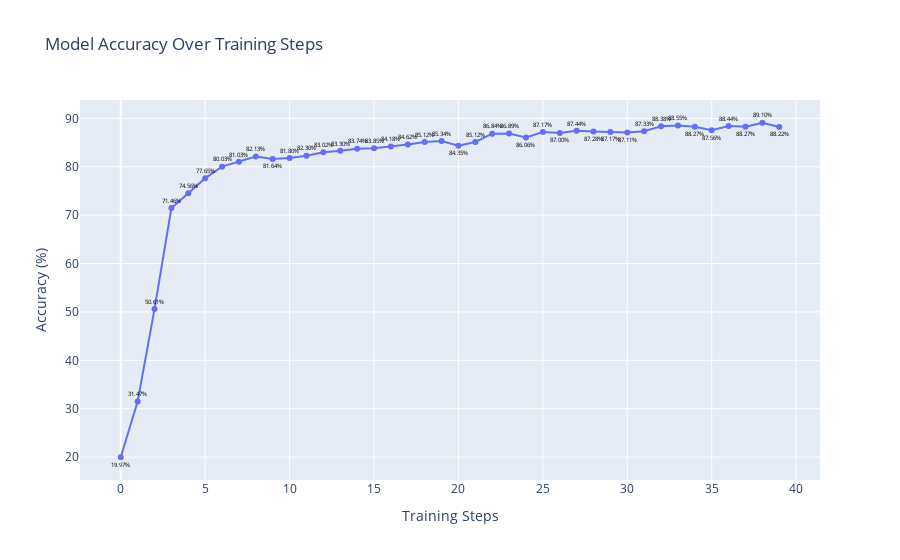

The code cell stored with this chart in its notebook:
### Code cell
import plotly.graph_objects as go

# Create a new figure object
fig = go.Figure()

# Add a line plot for accuracy with markers
fig.add_traces(go.Scatter(
    x=list(range(len(accuracy))), 
    y=accuracy, 
    name='Accuracy', 
    mode='lines+markers'
))

# Set the layout of the figure with titles for axes and the plot
fig.update_layout(
    title='Model Accuracy Over Training Steps',
    xaxis_title='Training Steps',
    yaxis_title='Accuracy (%)'
)

# Annotate each point with its percentage value and adjust position based on change
for i, value in enumerate(accuracy):
    # Calculate change direction for annotation positioning
    offset = 1.5 if i > 0 and value > accuracy[i-1] else -1.5
    # Add annotations at each point
    fig.add_annotation(
        y=value + offset, 
        x=i, 
        text=f'{value:.2f}%', 
        showarrow=False, 
        font=dict(color='black', size=6)
    )

# Display the figure
fig.show()

### Figure 1 — Plotly figure (JSON) as saved in the notebook; plotly's stock layout.template omitted (floating-point values rounded to 4 significant figures)
{"data": [{"mode": "lines+markers", "name": "Accuracy", "type": "scatter", "x": [0, 1, 2, 3, 4, 5, 6, 7, 8, 9, 10, 11, 12, 13, 14, 15, 16, 17, 18, 19, 20, 21, 22, 23, 24, 25, 26, 27, 28, 29, 30, 31, 32, 33, 34, 35, 36, 37, 38, 39], "y": [19.97, 31.47, 50.61, 71.46, 74.56, 77.65, 80.03, 81.03, 82.13, 81.64, 81.8, 82.3, 83.02, 83.3, 83.74, 83.85, 84.18, 84.62, 85.12, 85.34, 84.35, 85.12, 86.84, 86.89, 86.06, 87.17, 87.0, 87.44, 87.28, 87.17, 87.11, 87.33, 88.38, 88.55, 88.27, 87.56, 88.44, 88.27, 89.1, 88.22]}], "layout": {"annotations": [{"font": {"color": "black", "size": 6}, "showarrow": false, "text": "19.97%", "x": 0, "y": 18.47}, {"font": {"color": "black", "size": 6}, "showarrow": false, "text": "31.47%", "x": 1, "y": 32.97}, {"font": {"color": "black", "size": 6}, "showarrow": false, "text": "50.61%", "x": 2, "y": 52.11}, {"font": {"color": "black", "size": 6}, "showarrow": false, "text": "71.46%", "x": 3, "y": 72.96}, {"font": {"color": "black", "size": 6}, "showarrow": false, "text": "74.56%", "x": 4, "y": 76.06}, {"font": {"color": "black", "size": 6}, "showarrow": false, "text": "77.65%", "x": 5, "y": 79.15}, {"font": {"color": "black", "size": 6}, "showarrow": false, "text": "80.03%", "x": 6, "y": 81.53}, {"font": {"color": "black", "size": 6}, "showarrow": false, "text": "81.03%", "x": 7, "y": 82.53}, {"font": {"color": "black", "size": 6}, "showarrow": false, "text": "82.13%", "x": 8, "y": 83.63}, {"font": {"color": "black", "size": 6}, "showarrow": false, "text": "81.64%", "x": 9, "y": 80.14}, {"font": {"color": "black", "size": 6}, "showarrow": false, "text": "81.80%", "x": 10, "y": 83.3}, {"font": {"color": "black", "size": 6}, "showarrow": false, "text": "82.30%", "x": 11, "y": 83.8}, {"font": {"color": "black", "size": 6}, "showarrow": false, "text": "83.02%", "x": 12, "y": 84.52}, {"font": {"color": "black", "size": 6}, "showarrow": false, "text": "83.30%", "x": 13, "y": 84.8}, {"font": {"color": "black", "size": 6}, "showarrow": false, "text": "83.74%", "x": 14, "y": 85.24}, {"font": {"color": "black", "size": 6}, "showarrow": false, "text": "83.85%", "x": 15, "y": 85.35}, {"font": {"color": "black", "size": 6}, "showarrow": false, "text": "84.18%", "x": 16, "y": 85.68}, {"font": {"color": "black", "size": 6}, "showarrow": false, "text": "84.62%", "x": 17, "y": 86.12}, {"font": {"color": "black", "size": 6}, "showarrow": false, "text": "85.12%", "x": 18, "y": 86.62}, {"font": {"color": "black", "size": 6}, "showarrow": false, "text": "85.34%", "x": 19, "y": 86.84}, {"font": {"color": "black", "size": 6}, "showarrow": false, "text": "84.35%", "x": 20, "y": 82.85}, {"font": {"color": "black", "size": 6}, "showarrow": false, "text": "85.12%", "x": 21, "y": 86.62}, {"font": {"color": "black", "size": 6}, "showarrow": false, "text": "86.84%", "x": 22, "y": 88.34}, {"font": {"color": "black", "size": 6}, "showarrow": false, "text": "86.89%", "x": 23, "y": 88.39}, {"font": {"color": "black", "size": 6}, "showarrow": false, "text": "86.06%", "x": 24, "y": 84.56}, {"font": {"color": "black", "size": 6}, "showarrow": false, "text": "87.17%", "x": 25, "y": 88.67}, {"font": {"color": "black", "size": 6}, "showarrow": false, "text": "87.00%", "x": 26, "y": 85.5}, {"font": {"color": "black", "size": 6}, "showarrow": false, "text": "87.44%", "x": 27, "y": 88.94}, {"font": {"color": "black", "size": 6}, "showarrow": false, "text": "87.28%", "x": 28, "y": 85.78}, {"font": {"color": "black", "size": 6}, "showarrow": false, "text": "87.17%", "x": 29, "y": 85.67}, {"font": {"color": "black", "size": 6}, "showarrow": false, "text": "87.11%", "x": 30, "y": 85.61}, {"font": {"color": "black", "size": 6}, "showarrow": false, "text": "87.33%", "x": 31, "y": 88.83}, {"font": {"color": "black", "size": 6}, "showarrow": false, "text": "88.38%", "x": 32, "y": 89.88}, {"font": {"color": "black", "size": 6}, "showarrow": false, "text": "88.55%", "x": 33, "y": 90.05}, {"font": {"color": "black", "size": 6}, "showarrow": false, "text": "88.27%", "x": 34, "y": 86.77}, {"font": {"color": "black", "size": 6}, "showarrow": false, "text": "87.56%", "x": 35, "y": 86.06}, {"font": {"color": "black", "size": 6}, "showarrow": false, "text": "88.44%", "x": 36, "y": 89.94}, {"font": {"color": "black", "size": 6}, "showarrow": false, "text": "88.27%", "x": 37, "y": 86.77}, {"font": {"color": "black", "size": 6}, "showarrow": false, "text": "89.10%", "x": 38, "y": 90.6}, {"font": {"color": "black", "size": 6}, "showarrow": false, "text": "88.22%", "x": 39, "y": 86.72}], "title": {"text": "Model Accuracy Over Training Steps"}, "xaxis": {"title": {"text": "Training Steps"}}, "yaxis": {"title": {"text": "Accuracy (%)"}}}}
